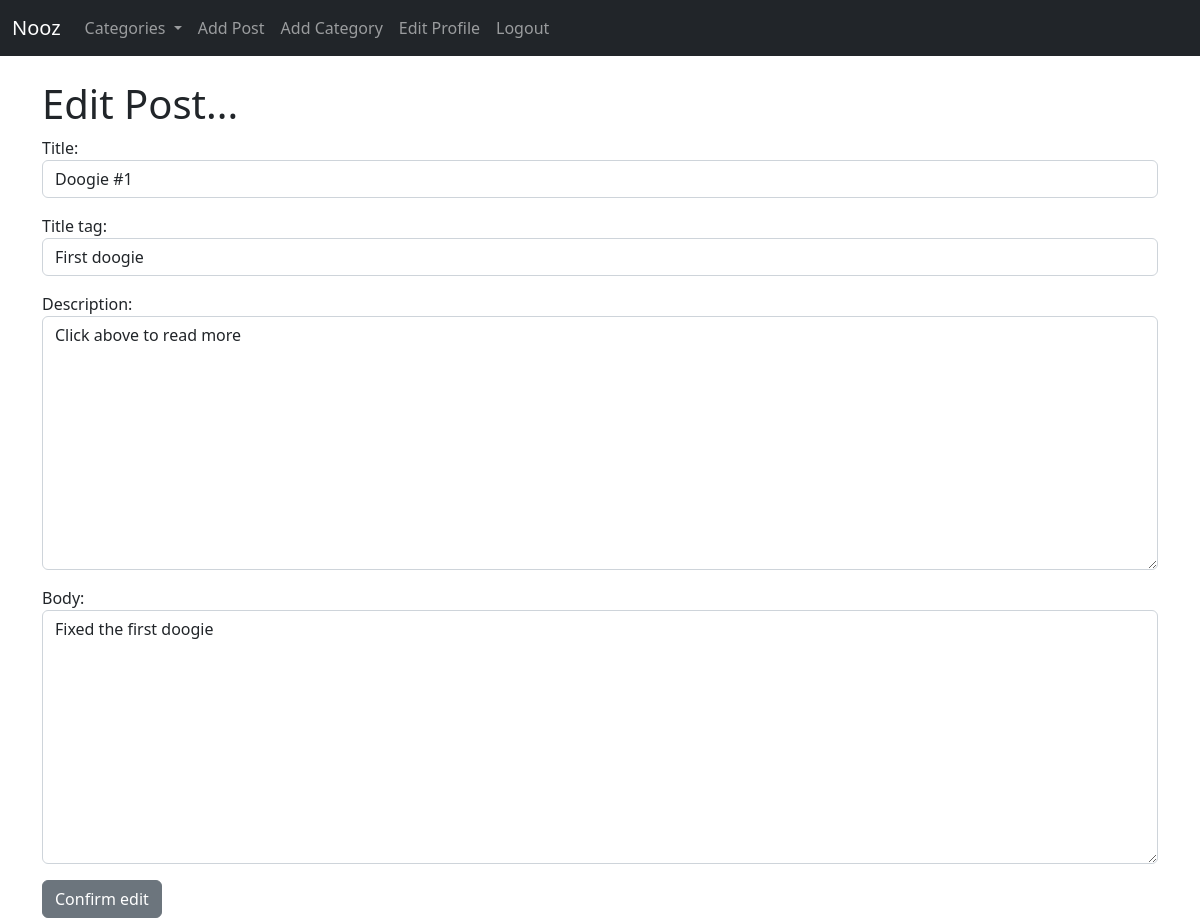
Before: /post/edit/2 (signed in) with the older database file.
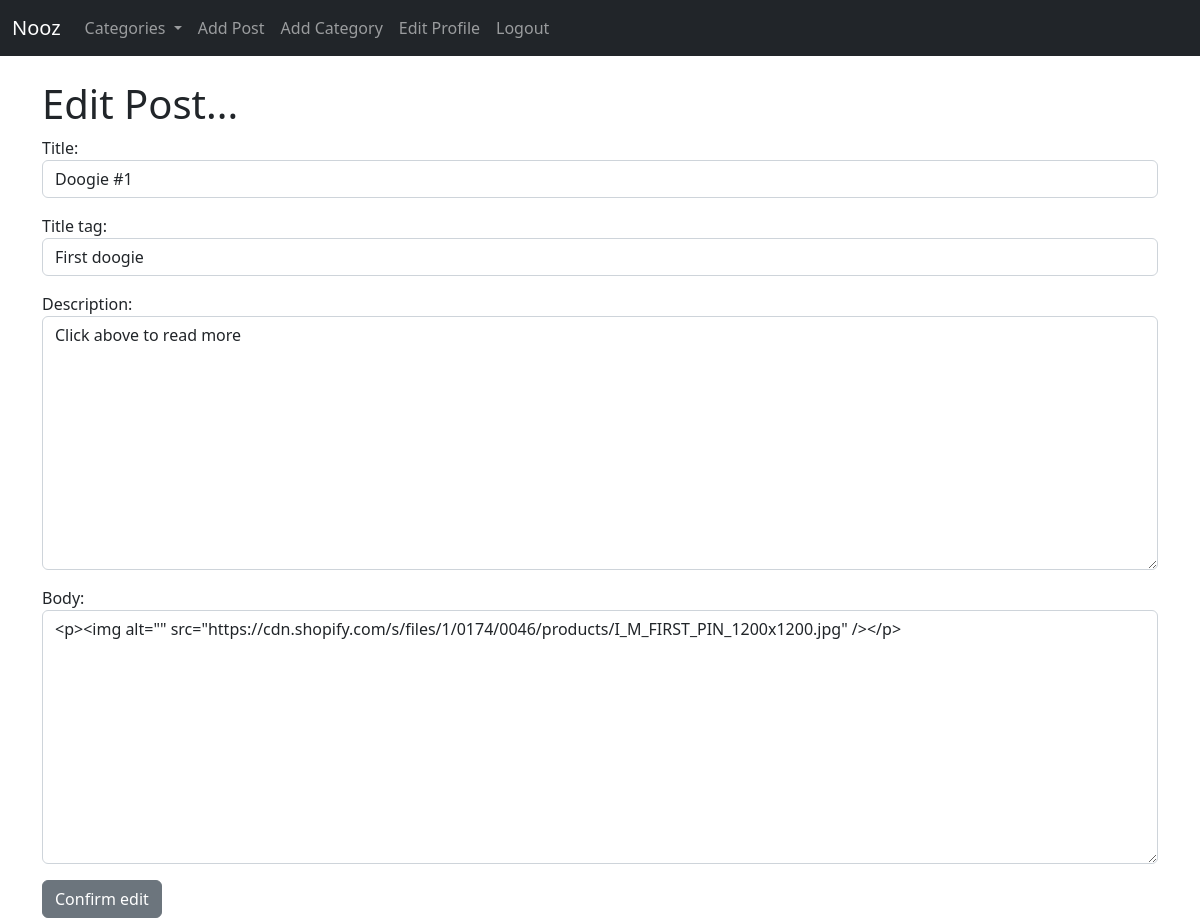
After: the same page with the newer database file.
### nooz2/models.py (models this page shows, shortened)
class Post(models.Model):
    title = models.CharField(max_length=255)
    title_tag = models.CharField(max_length=255)
    header_image = models.ImageField(null=True, blank=True, upload_to="images/")
    description = models.CharField(max_length=50)
    author = models.ForeignKey(User, on_delete=models.CASCADE)
    body = RichTextField(blank=True, null=True)
    timestamp = models.DateField(auto_now_add=True)
    category = models.CharField(max_length=255, default='News')
    likes = models.ManyToManyField(User, related_name='post_user')

### nooz2/views.py (the view)
# urls.py: path('post/edit/<int:pk>', EditPostView.as_view(), name="edit_post"),
class EditPostView(UpdateView):
    model = Post
    template_name = 'update_post.html'
    form_class = EditForm
    def get_context_data(self, *args, **kwargs):
            category_menu = Category.objects.all()
            context = super(EditPostView, self).get_context_data(*args, **kwargs)
            context ["category_menu"] = category_menu
            return context

### nooz2/forms.py
class EditForm(forms.ModelForm):
    class Meta:
        model = Post
        fields = ['title', 'title_tag', 'description', 'body']
        widgets = {
            'title': forms.TextInput(attrs={'class': 'form-control'}),
            'title_tag': forms.TextInput(attrs={'class': 'form-control'}),
            'description': forms.Textarea(attrs={'class': 'form-control'}),
            'body': forms.Textarea(attrs={'class': 'form-control'}),
        }

### nooz2/models.py (called while the page is built)
    def __str__(self):
        return self.name

### templates/update_post.html (shortened to what this page needs)
{% extends 'base.html' %}
{% block content %}
{% if user.is_authenticated %}
    {% if user.id == post.author.id %}
        <h1>Edit Post...</h1>
        <div class="form-group">
            <form method ='POST'>
                    {{ form.as_p }}
                    <button type='submit' class='btn btn-secondary'>Confirm edit</button>
            </form>
        </div>
        {% else %}
        You do not have sufficient permissions to edit this post.
    {% endif %}
{% else %}
User permission denied
{% endif %}
{% endblock %}

Changed rows visible on the page:
changed Post "Doogie #1": body "Fixed the first doogie" → "<p><img alt=\"\" src=\"https://cdn.shopify.com/s/files/1/0174/0046/products/I_M_FIRST_PIN_1200x1200.jpg\" /></p>"
